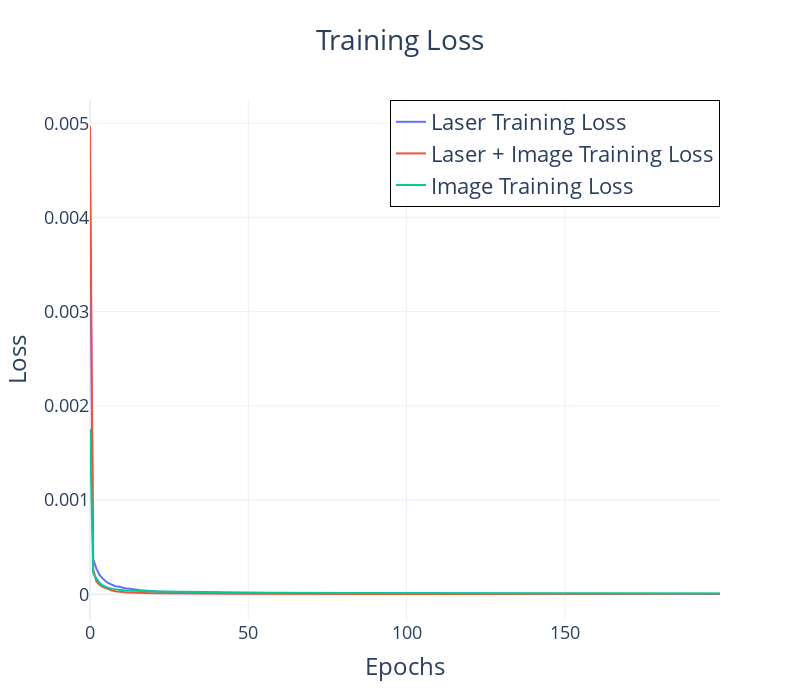
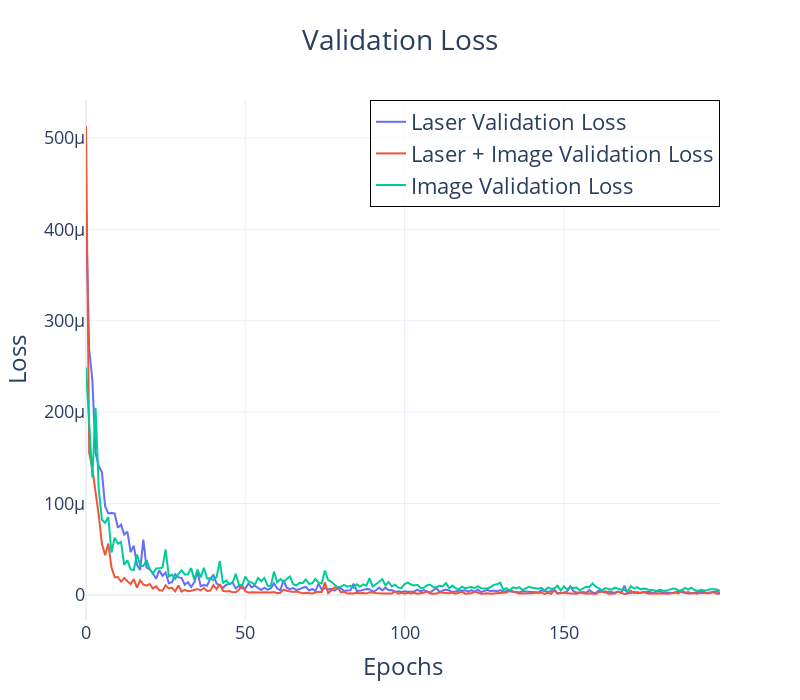
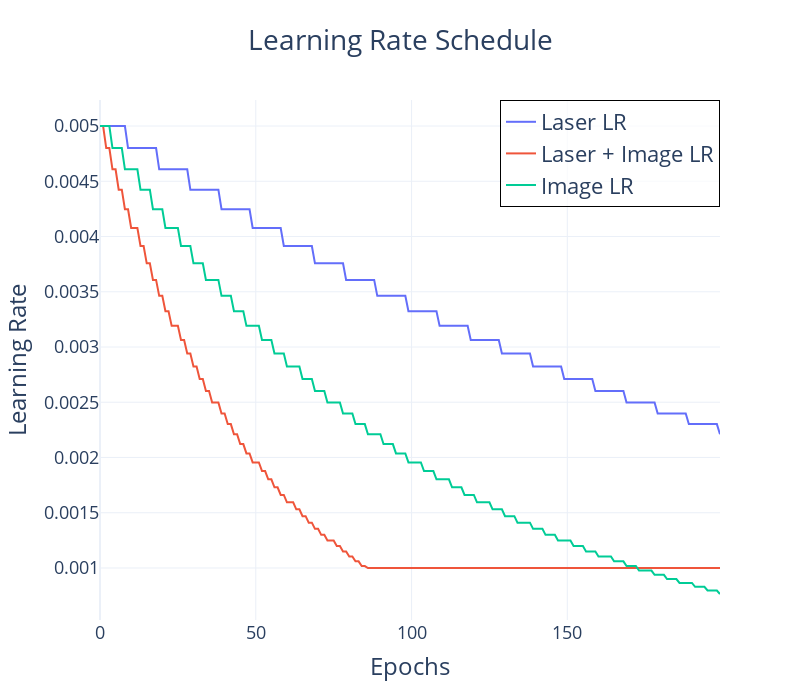

Notebook code for these charts, in order:
### Code cell
import os
import pandas as pd
import plotly.graph_objects as go

epochs = list(range(200))  # First 200 epochs

def plot_interactive(title, y_data, labels, y_axis_label):
    fig = go.Figure()
    for data, label in zip(y_data, labels):
        fig.add_trace(go.Scatter(x=epochs, y=data, mode='lines', name=label))  # No markers

    fig.update_layout(
        title={
            'text': title,  # Title text
            'x': 0.5,  # Center the title horizontally
            'xanchor': 'center',  # Anchor the title to the center
            'font': {'size': 28},  # Increase title font size
        },
        xaxis_title="Epochs",
        yaxis_title=y_axis_label,
        hovermode="x",
        width=800,  # Set the figure width (in pixels)
        height=700,
        template="plotly_white",  # Light mode
        
        # Positioning the legend in the top-right corner
        legend=dict(
            x=1,  # Right edge of the plot
            y=1,  # Top edge of the plot
            xanchor='right',  # Align the legend to the right
            yanchor='top',  # Align the legend to the top
            bgcolor='rgba(255, 255, 255, 0.7)',  # Semi-transparent background
            bordercolor='black',  # Border color
            borderwidth=1,  # Border width
            font={'size': 22}  # Increase legend font size
        ),
        xaxis=dict(
            title="Epochs",
            title_font=dict(size=24),  # Increase x-axis label font size
            tickfont=dict(size=18)  # Increase x-axis tick font size
        ),
        yaxis=dict(
            title=y_axis_label,
            title_font=dict(size=24),  # Increase y-axis label font size
            tickfont=dict(size=18)  # Increase y-axis tick font size
        )
    )
    
    fig.show()

# Interactive plots
plot_interactive("Training Loss", 
                 [laser_train_loss, laser_img_train_loss, img_train_loss], 
                 ["Laser Training Loss", "Laser + Image Training Loss", "Image Training Loss"], 
                 "Loss")

plot_interactive("Validation Loss", 
                 [laser_validation_loss, laser_img_validation_loss, img_validation_loss], 
                 ["Laser Validation Loss", "Laser + Image Validation Loss", "Image Validation Loss"], 
                 "Loss")

plot_interactive("Learning Rate Schedule", 
                 [laser_lr, laser_img_train_lr, img_train_lr], 
                 ["Laser LR", "Laser + Image LR", "Image LR"], 
                 "Learning Rate")

### Figure 1 — Plotly figure (JSON) as saved in the notebook; plotly's stock layout.template omitted (floating-point values rounded to 4 significant figures; data arrays with more than 128 entries replaced by an {"elided": "..."} marker saying what was removed)
{"data": [{"mode": "lines", "name": "Laser Training Loss", "type": "scatter", "x": {"elided": "200 int values"}, "y": {"elided": "200 float values"}}, {"mode": "lines", "name": "Laser + Image Training Loss", "type": "scatter", "x": {"elided": "200 int values"}, "y": {"elided": "374 float values"}}, {"mode": "lines", "name": "Image Training Loss", "type": "scatter", "x": {"elided": "200 int values"}, "y": {"elided": "500 float values"}}], "layout": {"height": 700, "hovermode": "x", "legend": {"bgcolor": "rgba(255, 255, 255, 0.7)", "bordercolor": "black", "borderwidth": 1, "font": {"size": 22}, "x": 1, "xanchor": "right", "y": 1, "yanchor": "top"}, "title": {"font": {"size": 28}, "text": "Training Loss", "x": 0.5, "xanchor": "center"}, "width": 800, "xaxis": {"tickfont": {"size": 18}, "title": {"font": {"size": 24}, "text": "Epochs"}}, "yaxis": {"tickfont": {"size": 18}, "title": {"font": {"size": 24}, "text": "Loss"}}}}

### Figure 2 — Plotly figure (JSON) as saved in the notebook; plotly's stock layout.template omitted (floating-point values rounded to 4 significant figures; data arrays with more than 128 entries replaced by an {"elided": "..."} marker saying what was removed)
{"data": [{"mode": "lines", "name": "Laser Validation Loss", "type": "scatter", "x": {"elided": "200 int values"}, "y": {"elided": "200 float values"}}, {"mode": "lines", "name": "Laser + Image Validation Loss", "type": "scatter", "x": {"elided": "200 int values"}, "y": {"elided": "374 float values"}}, {"mode": "lines", "name": "Image Validation Loss", "type": "scatter", "x": {"elided": "200 int values"}, "y": {"elided": "500 float values"}}], "layout": {"height": 700, "hovermode": "x", "legend": {"bgcolor": "rgba(255, 255, 255, 0.7)", "bordercolor": "black", "borderwidth": 1, "font": {"size": 22}, "x": 1, "xanchor": "right", "y": 1, "yanchor": "top"}, "title": {"font": {"size": 28}, "text": "Validation Loss", "x": 0.5, "xanchor": "center"}, "width": 800, "xaxis": {"tickfont": {"size": 18}, "title": {"font": {"size": 24}, "text": "Epochs"}}, "yaxis": {"tickfont": {"size": 18}, "title": {"font": {"size": 24}, "text": "Loss"}}}}

### Figure 3 — Plotly figure (JSON) as saved in the notebook; plotly's stock layout.template omitted (floating-point values rounded to 4 significant figures; data arrays with more than 128 entries replaced by an {"elided": "..."} marker saying what was removed)
{"data": [{"mode": "lines", "name": "Laser LR", "type": "scatter", "x": {"elided": "200 int values"}, "y": {"elided": "200 float values"}}, {"mode": "lines", "name": "Laser + Image LR", "type": "scatter", "x": {"elided": "200 int values"}, "y": {"elided": "374 float values"}}, {"mode": "lines", "name": "Image LR", "type": "scatter", "x": {"elided": "200 int values"}, "y": {"elided": "500 float values"}}], "layout": {"height": 700, "hovermode": "x", "legend": {"bgcolor": "rgba(255, 255, 255, 0.7)", "bordercolor": "black", "borderwidth": 1, "font": {"size": 22}, "x": 1, "xanchor": "right", "y": 1, "yanchor": "top"}, "title": {"font": {"size": 28}, "text": "Learning Rate Schedule", "x": 0.5, "xanchor": "center"}, "width": 800, "xaxis": {"tickfont": {"size": 18}, "title": {"font": {"size": 24}, "text": "Epochs"}}, "yaxis": {"tickfont": {"size": 18}, "title": {"font": {"size": 24}, "text": "Learning Rate"}}}}
